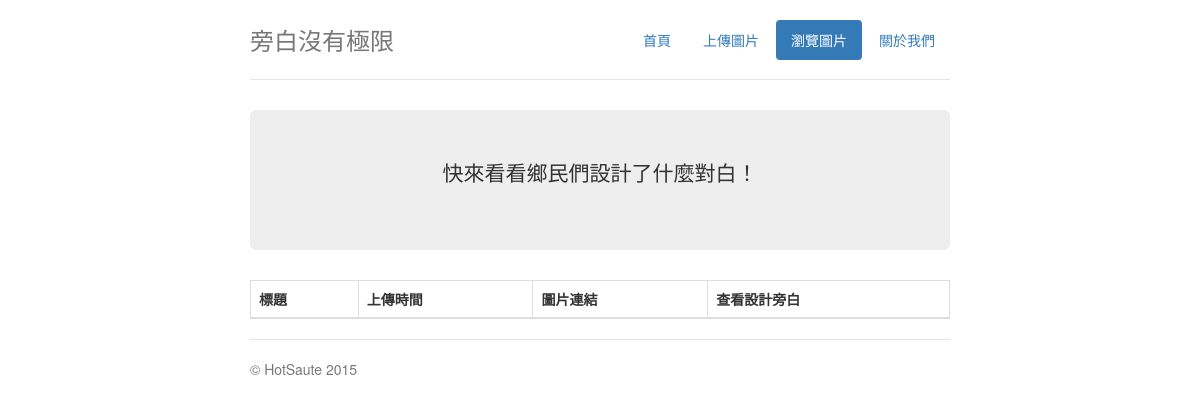
The app's page /browse/, older data.
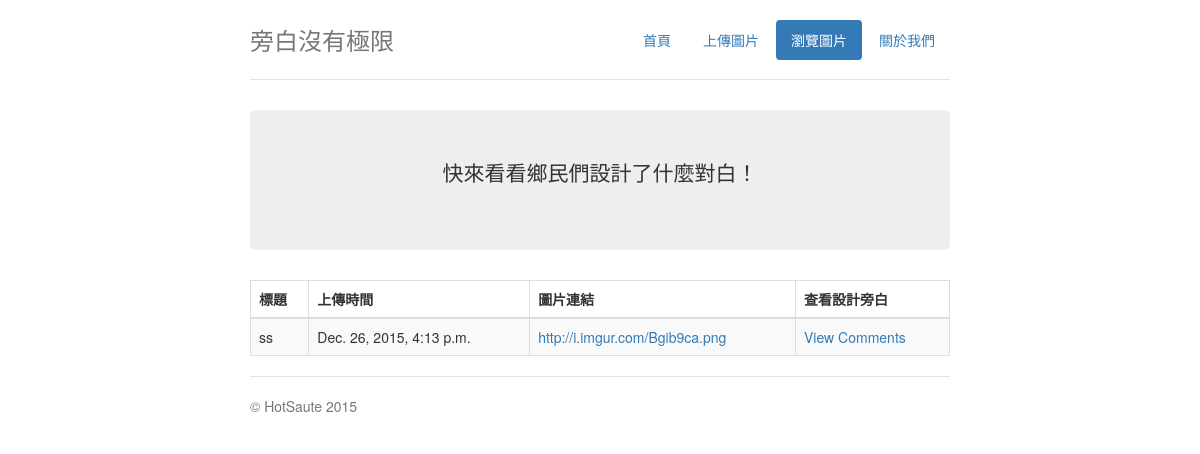
The same page, newer data.
### imgComment/models.py (models this page shows)
class Image(models.Model):
    origFile = models.CharField(max_length = 200,default="None")
    editFile = models.CharField(max_length = 200,default="None")
    postUrl = models.CharField(max_length = 20,default="None")
    imageUrl = models.CharField(max_length = 100,default="None")
    title = models.CharField(max_length = 100,default="None")
    content = models.CharField(max_length = 300,default="None")
    uploadTime = models.DateTimeField(auto_now_add=True, blank=True)

### imgComment/views.py (the view)
# urls.py: url(r'^browse/$',browse),
def browse(request):
    images = Image.objects.order_by('-uploadTime')
    return render_to_response('browse.html',RequestContext(request,locals()))

### imgComment/templates/browse.html (shortened to what this page needs)
{% extends 'base.html'%}
{% block content %}
<div class="header">
    <nav>
        <ul class="nav nav-pills pull-right">
            <li role="presentation"><a href="#" onclick="self.location.href='/index/'">首頁</a>
            <li role="presentation"><a href="#" onclick="self.location.href='/upload/'">上傳圖片</a>
            <li role="presentation" class="active"><a href="#" onclick="event.preventDefault()" style="cursor:default">瀏覽圖片</a>
            <li role="presentation"><a href="#">關於我們</a>
        </ul>
    </nav>
    <h3 class="text-muted">旁白沒有極限</h3>
</div>
<div class="jumbotron">
    <p class="lead">快來看看鄉民們設計了什麼對白！
</div>
<table class="browse_images table table-bordered table-striped" rules="all" cellpadding='5'>
    <thead>
    <tr>
        <th>標題</th>
        <th>上傳時間</th>
        <th>圖片連結</th>
        <th>查看設計旁白</th>
    </tr>
	</thead>
	<tbody>
    {% for img in images %}
    {% if img.imageUrl != "None" %}
    <tr>
        <td>{{img.title}}</td>
        <td>{{img.uploadTime}}</td>
        {% if img.imageUrl == "None" %}
            <td>None</td>
        {% else %}
            <td><a href="{{img.imageUrl}}">{{img.imageUrl}}</a></td>
        {% endif %}
        <td><a href="/comment/{{img.id}}/">View Comments</a></td>
    </tr>
    {% endif %}
    {% endfor %}
	</tbody>
</table>
{%endblock%}

### imgComment/templates/base.html (shortened to what this page needs)
<!DOCTYPE html>
<html lang="en">
  <head>
    <link href="/static/css/bootstrap.min.css" rel="stylesheet">
    <link href="/static/css/jumbotron-narrow.css" rel="stylesheet">
	{% load staticfiles %}
  </head>
  <body>
    <div class="container">
        {% block content %}{%endblock%}
        <footer class="footer">
            <p>&copy; HotSaute 2015
        </footer>
    </div>
  </body>
</html>

### static/css/jumbotron-narrow.css (style rules this page uses)
body { padding-top: 20px; padding-bottom: 20px; }
.header, .marketing, .footer { padding-right: 15px; padding-left: 15px; }
.header { border-bottom: 1px solid #e5e5e5; }
.header h3 { padding-bottom: 19px; margin-top: 0; margin-bottom: 0; line-height: 40px; }
.footer { padding-top: 19px; color: #777; border-top: 1px solid #e5e5e5; }
@media (min-width: 768px) { .container { max-width: 730px; } }
.jumbotron { text-align: center; border-bottom: 1px solid #e5e5e5; }
@media screen and (min-width: 768px) { .header, .marketing, .footer { padding-right: 0; padding-left: 0; } }
@media screen and (min-width: 768px) { .header { margin-bottom: 30px; } }
@media screen and (min-width: 768px) { .jumbotron { border-bottom: 0; } }

Row changes from the older to the newer data that the page shows:
added Image: title "ss", uploadTime "Dec. 26, 2015, 4:13 p.m.", imageUrl "http://i.imgur.com/Bgib9ca.png"
